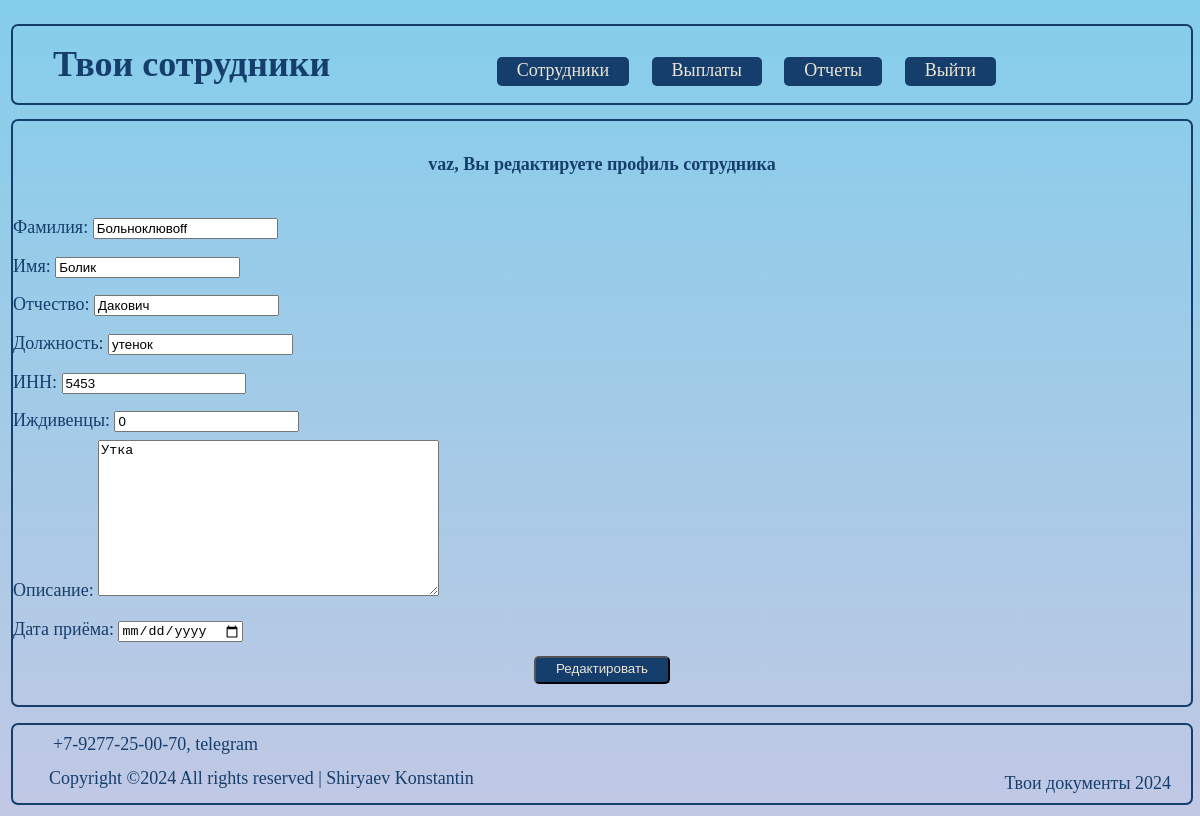
The page /staff_edit/2 (signed in) on the database its author committed.
### taxes/models.py (models this page shows, shortened)
class Staff(models.Model):
    author = models.ForeignKey(User, on_delete=models.CASCADE, verbose_name='Компания')
    surname = models.CharField(max_length=24, verbose_name='Фамилия')
    name = models.CharField(max_length=24, verbose_name='Имя')
    patronimic = models.CharField(max_length=24, blank=True, verbose_name='Отчество')
    ITN = models.PositiveBigIntegerField(unique=True, validators=[MaxValueValidator(999999999999)], verbose_name='ИНН')
    post = models.CharField(max_length=24, verbose_name='Должность')
    dependents = models.IntegerField(default=0, verbose_name='Иждивенцы')
    employment_date = models.DateField(null=True, verbose_name='Дата приёма')
    description = models.TextField(max_length=150, blank=True, verbose_name='Описание')
    class Meta:
        ordering = ['surname']
        indexes = [
            models.Index(fields=['surname']),
            ]
        verbose_name = 'Сотрудники'
        verbose_name_plural = 'Персонал'

### taxes/views.py (the view)
# urls.py: path('staff_edit/<int:pk>', StaffUpdateView.as_view(), name='staff_edit'),
class StaffUpdateView(LoginRequiredMixin, UpdateView):
    template_name = 'staff/edit_staff.html'
    form_class = StaffCreateForm
    def get_object(self,  **kwargs):
        id = self.kwargs.get('pk')
        return Staff.objects.get(pk=id)

### taxes/forms.py
class StaffCreateForm(forms.ModelForm):
    class Meta:
        model = Staff
        fields = ['surname', 'name', 'patronimic', 'post', 'ITN', 'dependents', 'description', 'employment_date']
        widgets = {
            'employment_date': forms.DateInput(attrs={'type': 'date'}),
            }

### taxes/templates/staff/edit_staff.html (shortened to what this page needs)
{% extends 'flatpages/default.html' %}
{% block content %}
<h4 class="title_2"> {{ request.user.username }}, Вы редактируете профиль сотрудника</h4>
<form class="create-doc" method="POST">
    <table class="table-create"> {{ form }}</table>
    <div class="btn-wrapper">
    <input class="btn" type="submit" value="Редактировать">
    </div>
</form>
{% endblock content %}

### account/static/css/styles.css (style rules this page uses)
:root { --document_black: #163E6C; --document_red: #D20A11; --document_beige: #d6d8eb; }
html { font-family: "PT-Astra-Sans_Regular"; font-size: 18px; color: var(--document_black); line-height: 2.15; -webkit-text-size-adjust: 100%; -ms-text-size-adjust: 100%; -moz-text-size-adjust: 100%; -ms-overflow-style: scrollbar; -webkit-tap-highlight-color: rgba(0, 0, 0, 0); }
body { background: linear-gradient(#84CEEB, #C1C8E4); width: 99%; min-width:960px; max-height: 100em; }
*, *:before, *:after { box-sizing: border-box; }
.btn { text-decoration: none; color: #EBE6D6; background-color: #163E6C; border-radius: 5px; padding: 3px 20px 6px 20px; }
div.btn-wrapper { text-align: center; padding-bottom: 1em; }
h4.title_2 { text-align: center; }
form.create-doc { text-align: left; }
table.table-create { margin-left: auto; margin-right: auto; }
body { background-color: #EBE6D6; }

### rows shown on the page
Staff: surname "Больноклювоff", name "Болик", patronimic "Дакович", post "утенок", ITN "5453", dependents "0", description "Утка"

### other values the page prints
{{ request.user.username }} "vaz"
